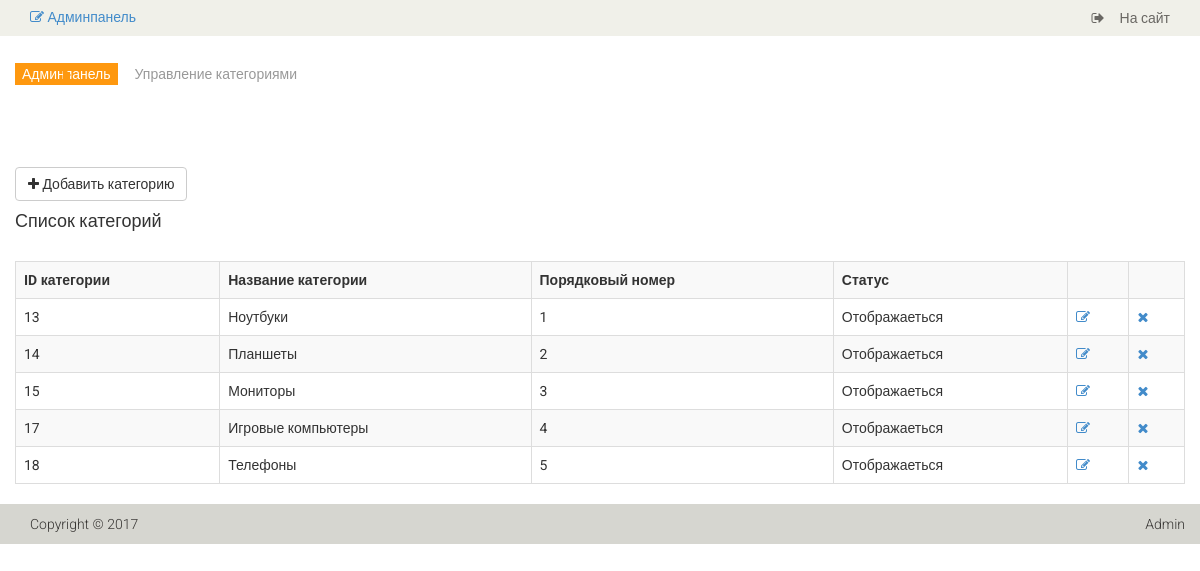
Screenshot of /admin/category (signed in) with the database file from the repository.
### tables this page shows
CREATE TABLE `category` (
  `id` int(11) NOT NULL,
  `name` varchar(255) NOT NULL,
  `sort_order` int(11) NOT NULL DEFAULT 0,
  `status` int(11) NOT NULL DEFAULT 1
);

### config/routes.php (called while the page is built)
<?php
return [
  'user/register' => 'user/register',
  'user/login' => 'user/login',
  'user/logout' => 'user/logout',
  'cabinet/edit' => 'cabinet/edit',
  'cabinet' => 'cabinet/index',
  'admin/product/create' => 'adminProduct/create',
  'admin/product/update/([0-9]+)' => 'adminProduct/update/$1',
  'admin/product/delete/([0-9]+)' => 'adminProduct/delete/$1',
  'admin/product' => 'adminProduct/index',
  'admin/category/create' => 'adminCategory/create',
  'admin/category/update/([0-9]+)' => 'adminCategory/update/$1',
  'admin/category/delete/([0-9]+)' => 'adminCategory/delete/$1',
  'admin/category' => 'adminCategory/index',
  'admin/order/update/([0-9]+)' => 'adminOrder/update/$1',
  'admin/order/delete/([0-9]+)' => 'adminOrder/delete/$1',
  'admin/order/view/([0-9]+)' => 'adminOrder/view/$1',
  'admin/order' => 'adminOrder/index',
  'admin' => 'admin/index',
  'category/([0-9]+)/page-([0-9]+)' => 'catalog/category/$1/$2',
  'category/([0-9]+)' => 'catalog/category/$1',
  'product/([0-9]+)' => 'product/view/$1',
  'catalog' => 'catalog/index',
  'head' => 'site/index',
  'about' => 'about/index',
  'contacts' => 'contacts/index',
  'cart/checkout' => 'cart/checkout',
  'cart/add/([0-9]+)' => 'cart/add/$1',
  'cart/addAjax/([0-9]+)/([0-9]+)' => 'cart/addAjax/$1/$2',
  'cart/delete/([0-9]+)' => 'cart/delete/$1',
  'cart' => 'cart/index',
  '' => 'site/index'
];

### controllers/AdminCategoryController.php (called while the page is built, shortened)
<?php
class AdminCategoryController extends AdminBase
{
   public function actionIndex()
   {
      $categoriesList = Category::getCategoriesListAdmin();
      require_once(ROOT . '/views/admin_category/index.php');
      return true;
   }
}

### index.php (called while the page is built, shortened)
<?php
$router = new Router();
$router->run();

### models/Category.php (called while the page is built, shortened)
<?php
class Category
{
    public static function getCategoriesListAdmin()
    {
        $db = Db::getConnection();
        $query = "SELECT id,name, sort_order, status FROM  category ORDER BY sort_order ASC";
        $result = $db->query($query);
        $data = $result->fetchAll(PDO::FETCH_ASSOC);
        return $data;
    }
    public static function getStatusText($status)
    {
        switch ($status) {
            case '1':
                return 'Отображаеться';
                break;
        }
    }
}

### views/admin_category/index.php (the view)
<?php include ROOT . '/views/layouts/header_admin.php'; ?>
<section>
    <div class="container">
        <div class="row">
            <br/>
            <div class="breadcrumbs">
                <ol class="breadcrumb">
                    <li><a href="/admin">Админпанель</a></li>
                    <li class="active">Управление категориями</li>
                </ol>
            </div>
            <a href="/admin/category/create" class="btn btn-default back"><i class="fa fa-plus"></i> Добавить категорию</a>
            <h4>Список категорий</h4>
            <br/>
            <table class="table-bordered table-striped table">
                <tr>
                    <th>ID категории</th>
                    <th>Название категории</th>
                    <th>Порядковый номер</th>
                    <th>Статус</th>
                    <th></th>
                    <th></th>
                </tr>
                <?php foreach ($categoriesList as $category): ?>
                    <tr>
                        <td><?php echo $category['id']; ?></td>
                        <td><?php echo $category['name']; ?></td>
                        <td><?php echo $category['sort_order']; ?></td>
                        <td><?php echo Category::getStatusText($category['status']); ?></td>
                        <td><a href="/admin/category/update/<?php echo $category['id']; ?>" title="Редактировать"><i class="fa fa-pencil-square-o"></i></a></td>
                        <td><a href="/admin/category/delete/<?php echo $category['id']; ?>" title="Удалить"><i class="fa fa-times"></i></a></td>
                    </tr>
                <?php endforeach; ?>
            </table>
        </div>
    </div>
</section>
<?php include ROOT . '/views/layouts/footer_admin.php'; ?>

### components/Router.php (shortened to what this page needs)
<?php
class Router
{
    private $routes;
    public function __construct()
    {
        $routesPath = ROOT . '/config/routes.php';
        $this->routes = include($routesPath);
    }
    public function run()
    {
        $uri = trim($_SERVER["REQUEST_URI"], '/');
        foreach ($this->routes as $uriPattern => $path) {
            if (preg_match("~$uriPattern~", $uri)) {
                $internalRoute = preg_replace("~$uriPattern~", $path, $uri);
                $segments   = explode('/', $internalRoute);
                $controllerName = ucfirst(array_shift($segments) . 'Controller');
                $actionName = 'action' . ucfirst(array_shift($segments));
                $controllerObject = new $controllerName;
                $result = call_user_func_array(array($controllerObject, $actionName), $segments);
                if ($result) break;
            }
        }
    }
}

### template/css/main.css (style rules this page uses)
body { font-family: 'Roboto', sans-serif; background:; position: relative; font-weight:400px; }
a { -webkit-transition: 300ms; -moz-transition: 300ms; -o-transition: 300ms; transition: 300ms; }
h1, h2, h3, h4, h5, h6 { font-family: 'Roboto', sans-serif; }
.breadcrumbs { position: relative; }
.breadcrumbs .breadcrumb { background:transparent; margin-bottom: 75px; padding-left: 0; }
.breadcrumbs .breadcrumb li a { background:#FE980F; color: #FFFFFF; padding: 3px 7px; }
.breadcrumbs .breadcrumb li a:after { content:""; height:auto; width: auto; border-width: 8px; border-style: solid; border-color:transparent transparent transparent #FE980F; position: absolute; top: 11px; left:48px; }
.breadcrumbs .breadcrumb > li + li:before { content: " "; }

### rows the page displays
category: id "13", name "Ноутбуки", sort_order "1", status "Отображаеться"
category: id "14", name "Планшеты", sort_order "2", status "Отображаеться"
category: id "15", name "Мониторы", sort_order "3", status "Отображаеться"
category: id "17", name "Игровые компьютеры", sort_order "4", status "Отображаеться"
category: id "18", name "Телефоны", sort_order "5", status "Отображаеться"
